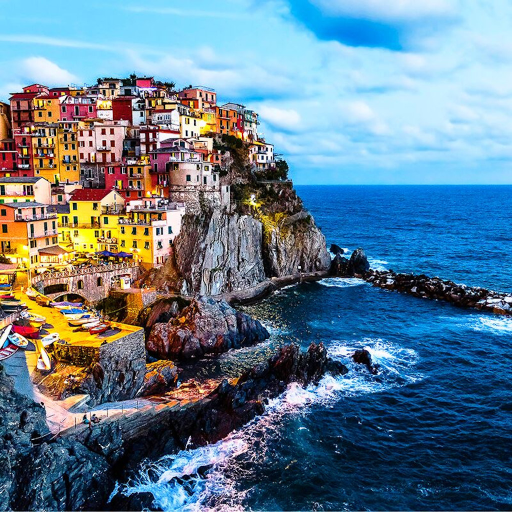
//> input picture Assignments/3/ColorPhotos/Sea.jpeg, 1024 x 1024 px (shown at 1/2 size)
$ ./AnisotropicDiffusion ../../3/ColorPhotos/Sea.jpeg   (built with g++ and OpenCV 4)
//> lines starting //> are read from the running program, lines starting //| are printed output that depends on the picture
#include <opencv2/opencv.hpp>
#include <bits/stdc++.h>


// imshow(winname, mat) -> None
// . The function may scale the image, depending on its depth:
// . - If the image is 8-bit unsigned, it is displayed as is.
// . - If the image is 16-bit unsigned or 32-bit integer, the pixels are divided by 256.
//     That is, the value range [0,255\*256] is mapped to [0,255].
// . - If the image is 32-bit or 64-bit floating-point, the pixel values are multiplied by 255. That is, the
// .   value range [0,1] is mapped to [0,255].

std::string type2str(int type) {
  std::string r;
  uchar depth = type & CV_MAT_DEPTH_MASK;
  uchar chans = 1 + (type >> CV_CN_SHIFT);
  switch ( depth ) {
    case CV_8U:  r = "8U"; break;
    case CV_8S:  r = "8S"; break;
    case CV_16U: r = "16U"; break;
    case CV_16S: r = "16S"; break;
    case CV_32S: r = "32S"; break;
    case CV_32F: r = "32F"; break;
    case CV_64F: r = "64F"; break;
    default:     r = "User"; break;
  }

  r += "C";
  r += (chans+'0');
  return r;
}
// [66 lines left out: functions plotHistogram, clipping, not called in this run]


cv::Mat addGaussianNoise(const cv::Mat& M){
    cv::Mat L = M.clone();
    std::default_random_engine generator;
    std::normal_distribution<float> distribution(0.7,0.9);
    float randn = distribution(generator);
    for(int i = 0;i < L.rows; i++){
        for(int j = 0; j < L.cols; j++){
            randn = distribution(generator);
            L.at<float>(i,j) = L.at<float>(i,j) + fabs(randn)/7;
        }
    }
    return(L);
}


cv::Mat Lapn(const cv::Mat& M){
  cv::Mat Lap;
  int kernel_size = 3;
  cv::Mat ker(3,1,CV_32F);
  ker.at<float>(0) =  1;
  ker.at<float>(1) = -1;
  ker.at<float>(2) =  0;
  // [4 lines of commented-out code are left out]

  cv::filter2D(M,Lap,CV_32F,ker);
  return(Lap);
}


cv::Mat Laps(const cv::Mat& M){
  cv::Mat Lap;
  int kernel_size = 3;
  cv::Mat ker(3,1,CV_32F);
  ker.at<float>(0) = 0;
  ker.at<float>(1) = -1;
  ker.at<float>(2) = 1;
  // [4 lines of commented-out code are left out]

  cv::filter2D(M,Lap,CV_32F,ker);
  return(Lap);
}


cv::Mat Lape(const cv::Mat& M){
  cv::Mat Lap;
  int kernel_size = 3;
  cv::Mat ker(1,3,CV_32F);
  ker.at<float>(0) =  0;
  ker.at<float>(1) = -1;
  ker.at<float>(2) = 1;

  // [4 lines of commented-out code are left out]


  cv::filter2D(M,Lap,CV_32F,ker);
  return(Lap);
}


cv::Mat Lapw(const cv::Mat& M){
  cv::Mat Lap;
  int kernel_size = 3;
  cv::Mat ker(1,3,CV_32F);
  ker.at<float>(0) =  1;
  ker.at<float>(1) = -1;
  ker.at<float>(2) =  0;
  // [4 lines of commented-out code are left out]

  cv::filter2D(M,Lap,CV_32F,ker);
  return(Lap);
}

cv::Mat g(const cv::Mat& Lp){
  cv::Mat V = cv::abs(Lp);
  double k = 0.08; // select in some way
  V = V/k;
  V = V.mul(V);
  cv::Mat res;
  cv::exp(-V,res);
  return(res);
}


cv::Mat AnisotropicDiffusion(const cv::Mat& I0){
    int t = 20;
    double lambda = 0.14;
    cv::Mat Ln,Ls,Le,Lw,I;
    cv::Mat Cn,Cs,Ce,Cw;
    I = I0.clone();
    for (int i = 0; i < t; i++){
        Ln = Lapn(I);
        Ls = Laps(I);
        Le = Lape(I);
        Lw = Lapw(I);
        Cn = g(Ln);
        Cs = g(Ls);
        Ce = g(Le);
        Cw = g(Lw);
        // std::cout<<lambda*(Cn.mul(Ln) + Cs.mul(Ls) + Ce.mul(Le) + Cw.mul(Lw));
        I =  I + lambda*(Cn.mul(Ln) + Cs.mul(Ls) + Ce.mul(Le) + Cw.mul(Lw));
    }
    return(I);
}

int main(int argc, char** argv){
    cv::Mat image = cv::imread(argv[1],CV_LOAD_IMAGE_GRAYSCALE);
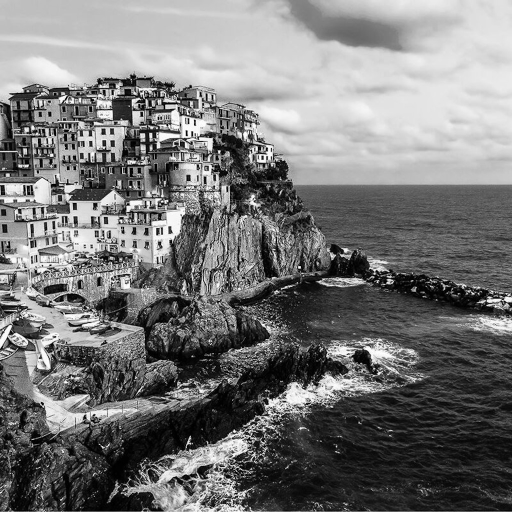
//> image: 1024 rows x 1024 cols, CV_8UC1 (shown at 1/2 size); min 0, max 255, mean 118.7
    image.convertTo(image,CV_32F);
//> image: 1024 rows x 1024 cols, CV_32FC1
    image = image/255;
    std::cout<<type2str(image.type())<<"\n";
//| 32FC1
    std::cout<< image.size()<<"\n";
//| [1024 x 1024]

    cv::Mat noised = addGaussianNoise(image);
//> after the loop in addGaussianNoise, `for(int i = 0;i < L.rows; i++)`:
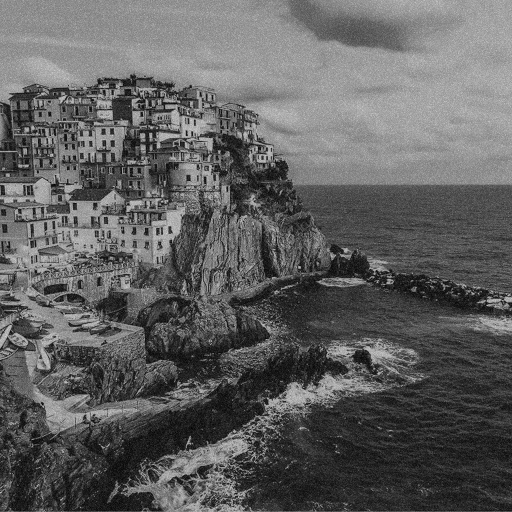
//> L: 1024 rows x 1024 cols, CV_32FC1 (shown at 1/2 size); min 2.92e-05, max 1.58, mean 0.598; drawn with min black and max white

    // cv::Mat diffused = AnisotropicDiffusion(image);
    cv::Mat diffused = AnisotropicDiffusion(noised);
//> the loop in AnisotropicDiffusion, `for (int i = 0; i < t; i++)` made 20 passes
//> pass 1, in Laps, `cv::filter2D(M,Lap,CV_32F,ker);`:
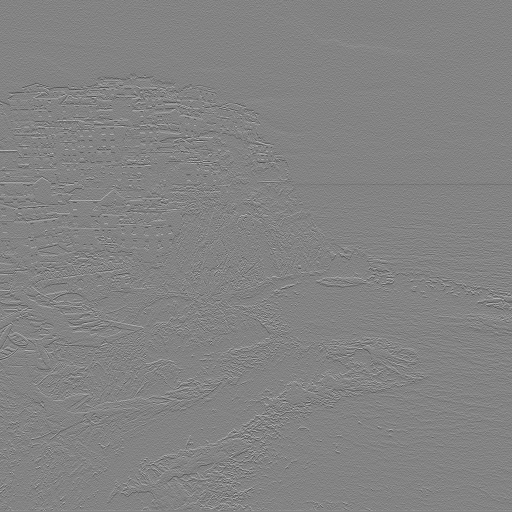
//> Lap: 1024 rows x 1024 cols, CV_32FC1 (shown at 1/2 size); min -1.18, max 1.11, mean -0.000407; drawn with min black and max white
//> after the loop in AnisotropicDiffusion, `for (int i = 0; i < t; i++)`:
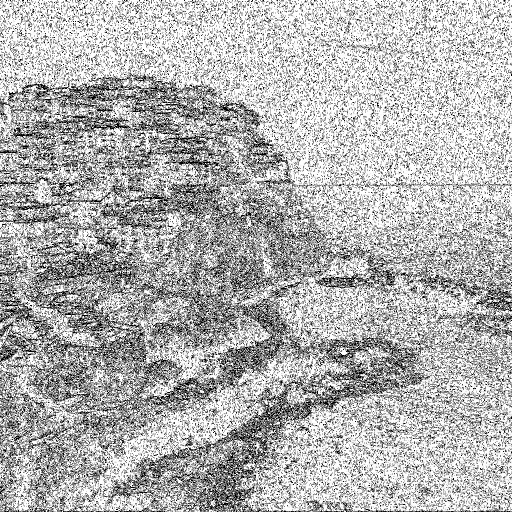
//> Cn: 1024 rows x 1024 cols, CV_32FC1 (shown at 1/2 size); min 0, max 1, mean 0.697
//> after the loop in AnisotropicDiffusion, `for (int i = 0; i < t; i++)`:
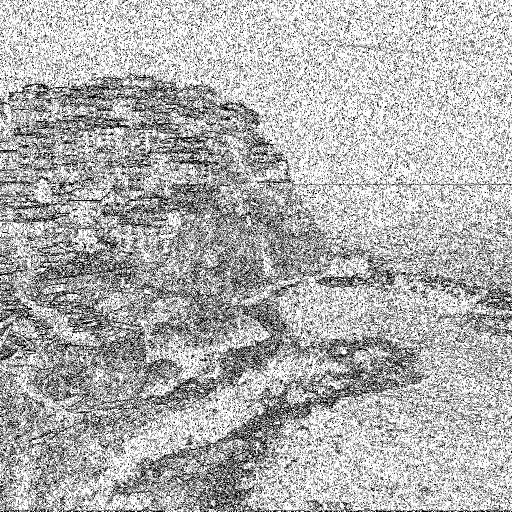
//> Cs: 1024 rows x 1024 cols, CV_32FC1 (shown at 1/2 size); min 0, max 1, mean 0.696
//> after the loop in AnisotropicDiffusion, `for (int i = 0; i < t; i++)`:
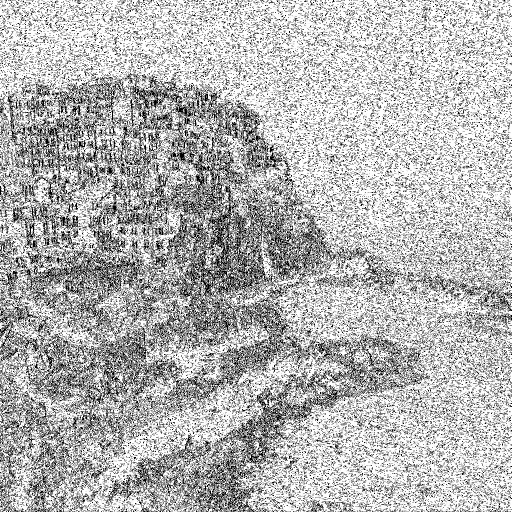
//> Ce: 1024 rows x 1024 cols, CV_32FC1 (shown at 1/2 size); min 0, max 1, mean 0.707
//> after the loop in AnisotropicDiffusion, `for (int i = 0; i < t; i++)`:
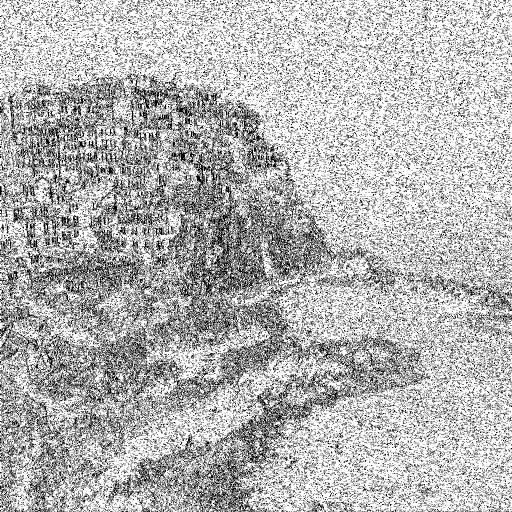
//> Cw: 1024 rows x 1024 cols, CV_32FC1 (shown at 1/2 size); min 0, max 1, mean 0.707
    // std::cout<<diffused;

    cv::namedWindow( "Original",CV_WINDOW_FREERATIO);
    cv::imshow( "Original",image);


    cv::namedWindow( "G_Noise",CV_WINDOW_FREERATIO);
    cv::imshow( "G_Noise",noised);


    cv::namedWindow( "Anisotropicdiff",CV_WINDOW_FREERATIO);
    cv::imshow( "Anisotropicdiff",diffused);

    cv::waitKey(0);
    cv::destroyAllWindows();
    return(0);
}

$ run again, on Assignments/3/ColorPhotos/moon.jpeg
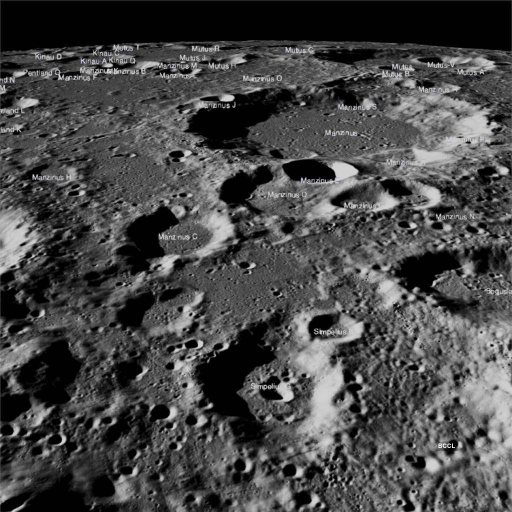
//> input picture Assignments/3/ColorPhotos/moon.jpeg, 1024 x 1024 px (shown at 1/2 size)
//| 32FC1
//| [1024 x 1024]
//> after the loop in AnisotropicDiffusion, `for (int i = 0; i < t; i++)`:
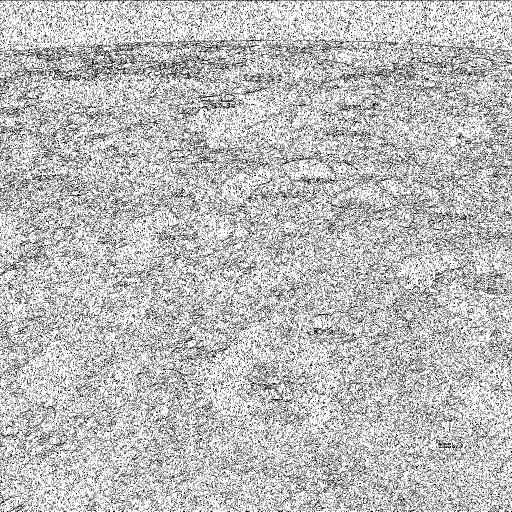
//> Cs: 1024 rows x 1024 cols, CV_32FC1 (shown at 1/2 size); min 0, max 1, mean 0.748
//> after the loop in AnisotropicDiffusion, `for (int i = 0; i < t; i++)`:
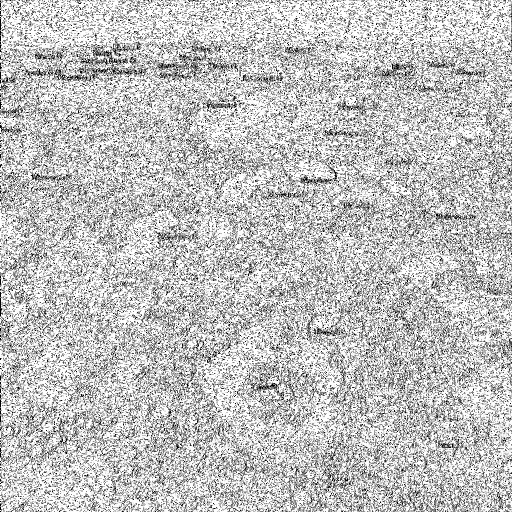
//> Cw: 1024 rows x 1024 cols, CV_32FC1 (shown at 1/2 size); min 0, max 1, mean 0.753

$ run again, on Assignments/3/ColorPhotos/Bigbridge.png
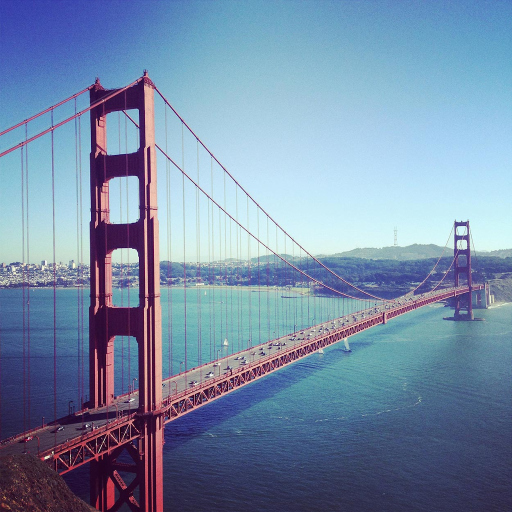
//> input picture Assignments/3/ColorPhotos/Bigbridge.png, 1024 x 1024 px (shown at 1/2 size)
//| 32FC1
//| [1024 x 1024]
//> after the loop in addGaussianNoise, `for(int i = 0;i < L.rows; i++)`:
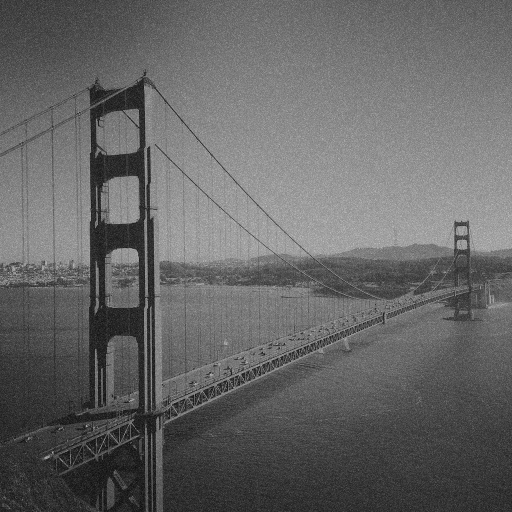
//> L: 1024 rows x 1024 cols, CV_32FC1 (shown at 1/2 size); min 0.00141, max 1.66, mean 0.665; drawn with min black and max white
//> after the loop in AnisotropicDiffusion, `for (int i = 0; i < t; i++)`:
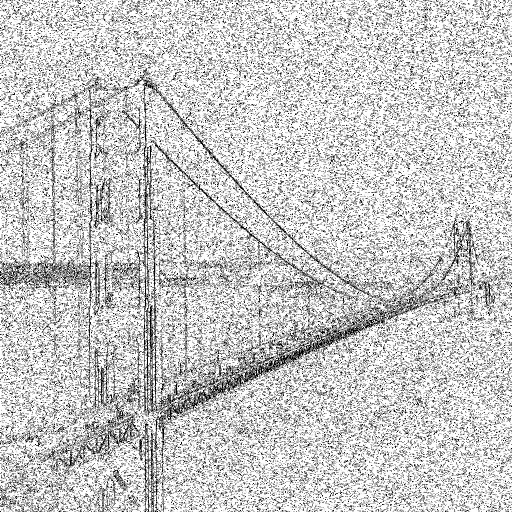
//> Cw: 1024 rows x 1024 cols, CV_32FC1 (shown at 1/2 size); min 0, max 1, mean 0.785
